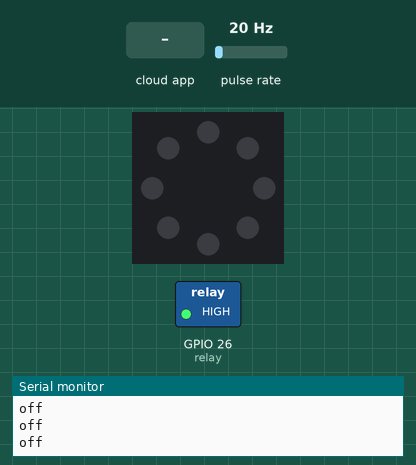
This sketch was run on a simulated ESP32. Shown: 8 RGB LEDs in a ring, first at the top, clockwise, switched loads named in the sketch (green lamp = pin HIGH), the last lines printed to the serial monitor. Wiring (inferred from the names in the program): pulse sensor: data GPIO 27. The test bench sets the inputs (shaded band); at power-on: pulse rate 20 Hz. WiFi joins after 1.5 s; servers stay silent unless stated; the Firebase database answers and starts empty.

Above: at 2.7 s.
2.8 s: the phone or cloud app sets Led1Status to 1
At 4.2 s:
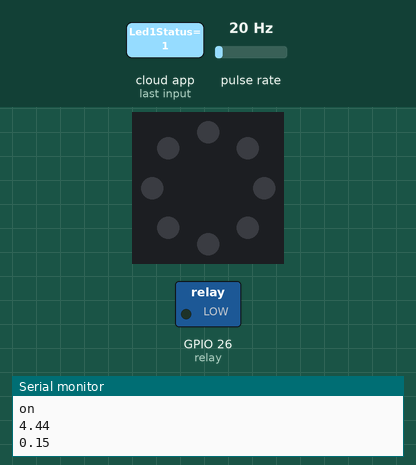
5.1 s: the phone or cloud app sets Led1Status to 0
At 5.9 s:
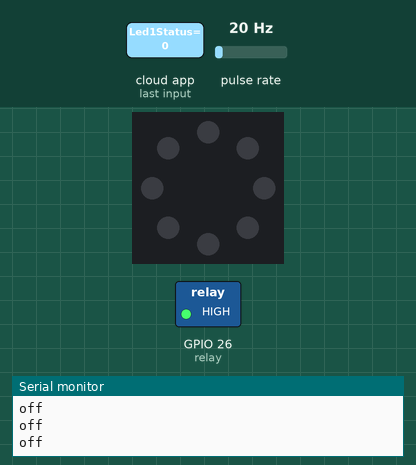
Timing chart, 0 to 8.1 s (numbered marks = the images above; inputs shaded):
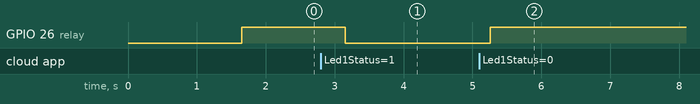

Measured:
- after the input at 2.8 s, GPIO 26 (relay): HIGH → LOW after 0.35 s
- after the input at 5.1 s, GPIO 26 (relay): LOW → HIGH after 0.16 s

The sketch:

WiFiScanv2.ino.ino
```cpp
#include <Adafruit_NeoPixel.h>
#include <FirebaseESP32.h>
#include <WiFi.h>

#define WIFI_SSID "PATELS" // your wifi SSID
#define WIFI_PASSWORD "aashay98" //your wifi PASSWORD

const int relay = 26;          // pin d0 as toggle pin
#define NUM_PIXELS 8      //number of rgb led
#define PIN_PIXELS 14     //pin d5 as neopixel input
#define FIREBASE_HOST "toggle-button-8891e-default-rtdb.firebaseio.com" // change here
#define FIREBASE_AUTH "9U20KIkRmlP2uuYzvPLgFFV3ay2bfMq06bZ6FMuf"  // your private key


#define LED_BUILTIN 2
#define SENSOR  27

long currentMillis = 0;
long previousMillis = 0;
int interval = 1000;
boolean ledState = LOW;
float calibrationFactor = 4.5;
volatile byte pulseCount;
byte pulse1Sec = 0;
float flowRate;
//unsigned int flowMilliLitres;
float flowMilliLitres;
//unsigned long totalMilliLitres;
float totalMilliLitres;
void IRAM_ATTR pulseCounter()
{
  pulseCount++;
}


FirebaseData firebaseData;

Adafruit_NeoPixel pixels = Adafruit_NeoPixel(NUM_PIXELS, PIN_PIXELS, NEO_GRB + NEO_KHZ800);
void setup ()
{
  pinMode(relay, OUTPUT);
  pixels.begin();
  Serial.begin(9600);
  // connect to wifi.
  WiFi.begin(WIFI_SSID, WIFI_PASSWORD);
  Serial.print("connecting");
  while (WiFi.status() != WL_CONNECTED) {
    Serial.print(".");
    delay(500);
  }
  Serial.println();
  Serial.print("connected: ") ;
  Serial.println(WiFi.localIP());
  Firebase.begin(FIREBASE_HOST, FIREBASE_AUTH);
  Firebase.reconnectWiFi(true);


  pinMode(SENSOR, INPUT_PULLUP);

  pulseCount = 0;
  flowRate = 0.0;
  flowMilliLitres = 0;
  totalMilliLitres = 0;
  previousMillis = 0;

  attachInterrupt(digitalPinToInterrupt(SENSOR), pulseCounter, FALLING);
}
void loop ()
{
  if(Firebase.getString(firebaseData, "/Led1Status"))
  {
    String ledstatus = firebaseData.stringData();
    if(ledstatus.toInt() == 1){
      digitalWrite(relay, LOW);
      Serial.println("on");

    }
    else {
      digitalWrite(relay, HIGH);
      Serial.println("off");

    }
  }else{
    Serial.print("Error in getInt, ");
    Serial.println(firebaseData.errorReason());
    digitalWrite(relay, HIGH);
  }

  currentMillis = millis();
  if (currentMillis - previousMillis > interval) {

    pulse1Sec = pulseCount;
    pulseCount = 0;

    // Because this loop may not complete in exactly 1 second intervals we calculate
    // the number of milliseconds that have passed since the last execution and use
    // that to scale the output. We also apply the calibrationFactor to scale the output
    // based on the number of pulses per second per units of measure (litres/minute in
    // this case) coming from the sensor.
    flowRate = ((1000.0 / (millis() - previousMillis)) * pulse1Sec) / calibrationFactor;
    previousMillis = millis();

    // Divide the flow rate in litres/minute by 60 to determine how many litres have
    // passed through the sensor in this 1 second interval, then multiply by 1000 to
    // convert to millilitres.
    flowMilliLitres = (flowRate / 60) ;

    // Add the millilitres passed in this second to the cumulative total
    totalMilliLitres += flowMilliLitres;

    //Send values totalMilliLitres and flowRate
    Firebase.setIntAsync(firebaseData, "/Usage", totalMilliLitres);
    Firebase.setIntAsync(firebaseData, "/Flow", flowRate);
    Serial.println(flowRate);
    Serial.println(totalMilliLitres);
  }
}
```
